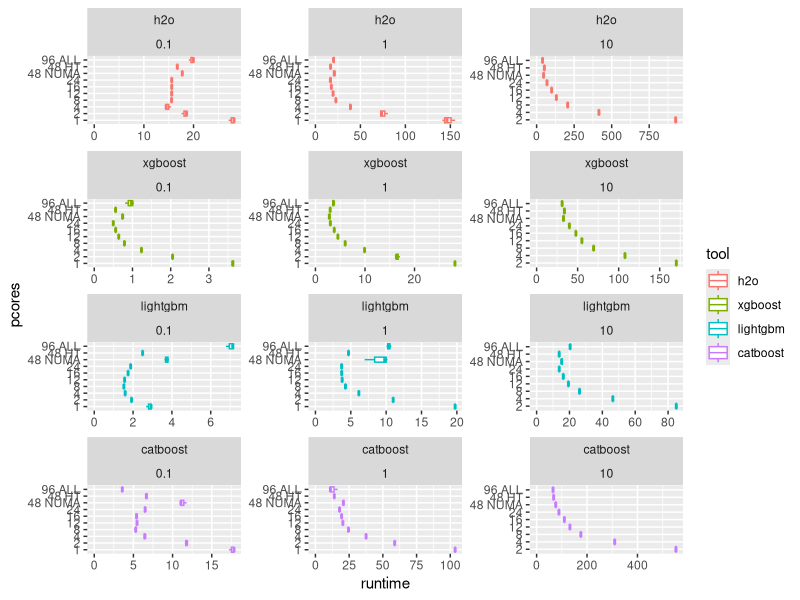
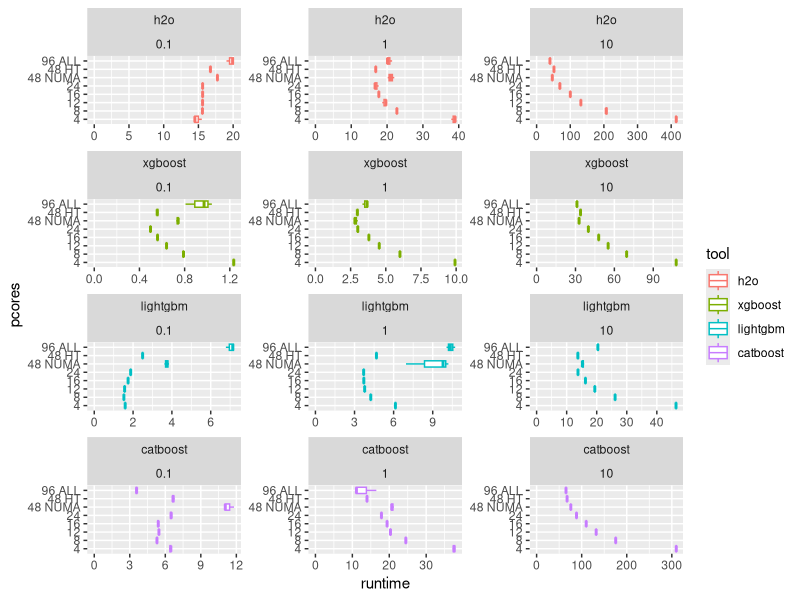
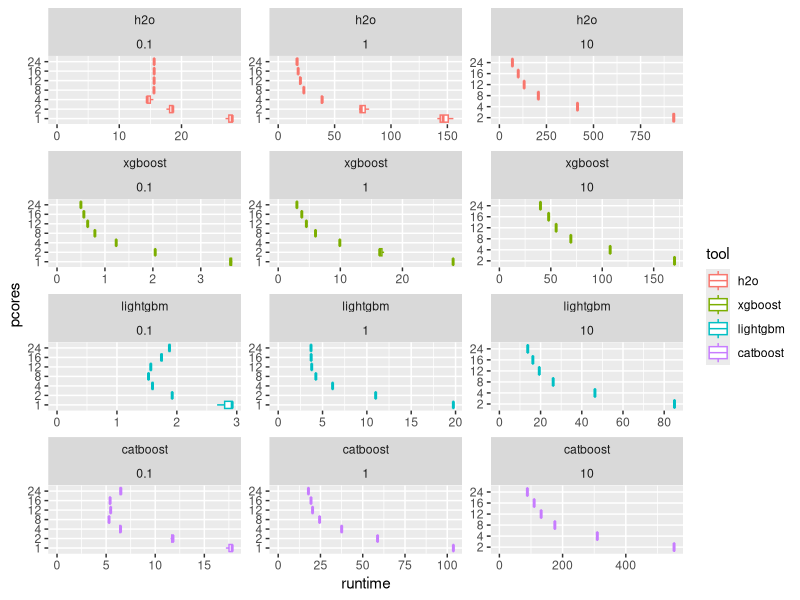
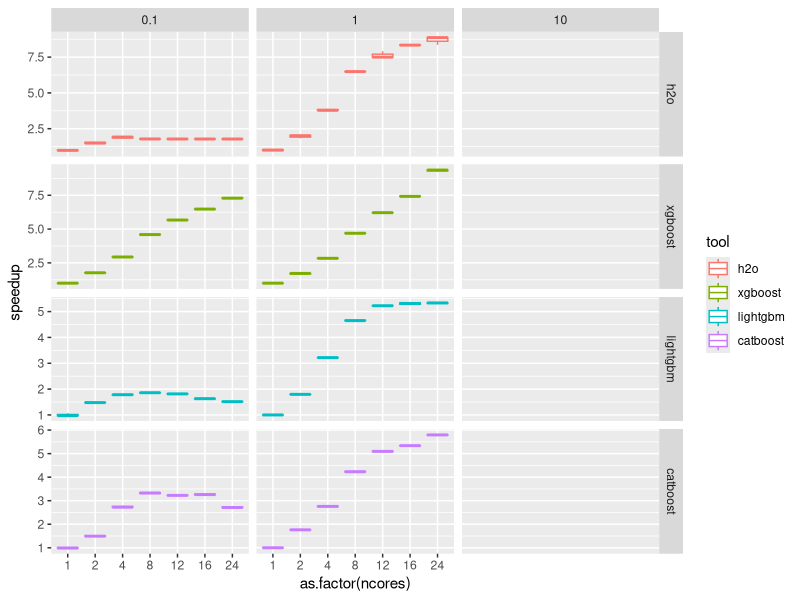
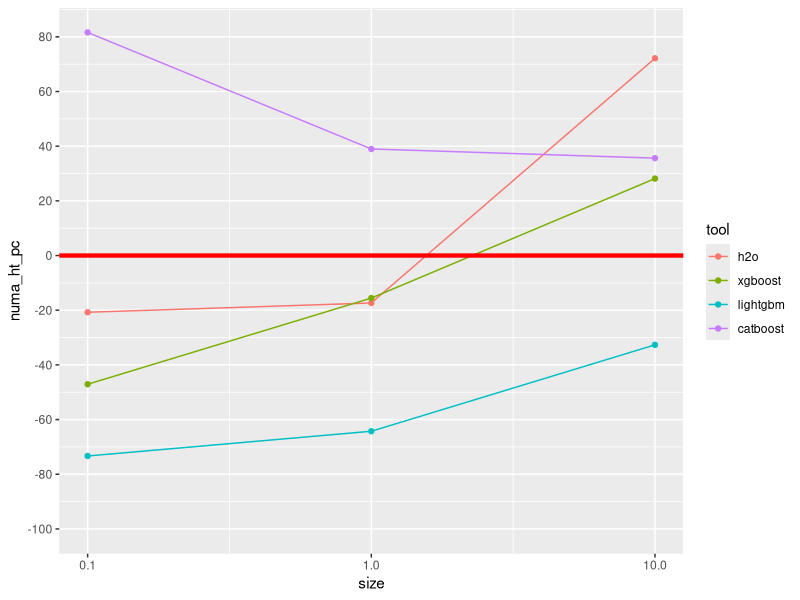
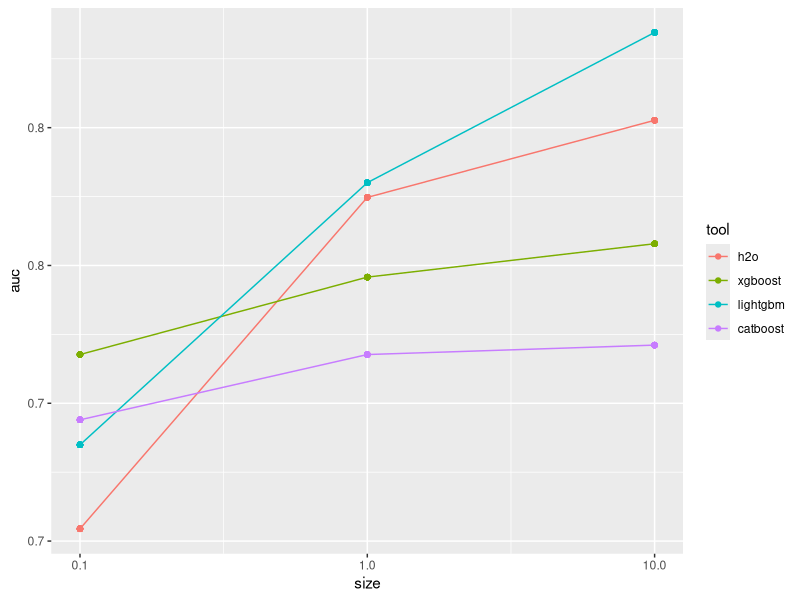
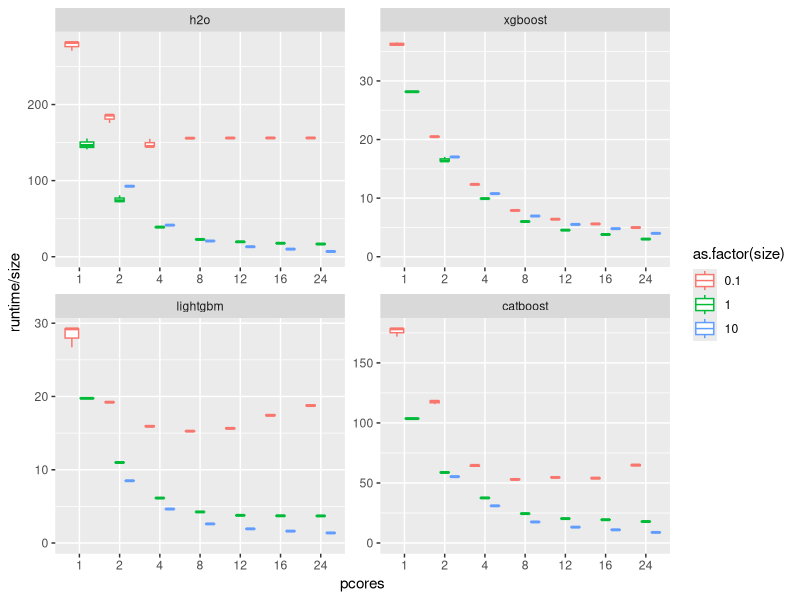
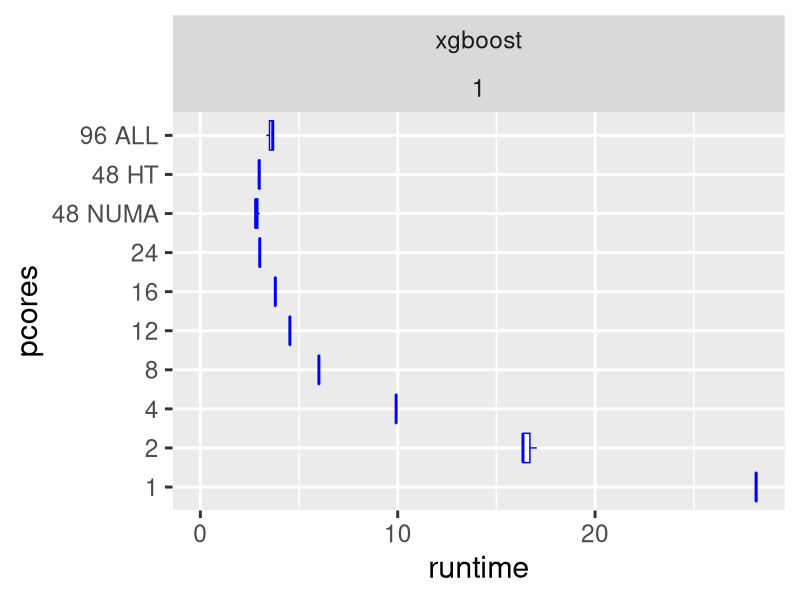

Write the R code that produced these figures, in order.
## ---- chunk 1

library(data.table)
library(ggplot2)

d <- fread("res.csv", sep=":")
names(d) <- c("size","tool","ncores","cores","tcores","runtime","auc")

d[, pcores:=sub(" $","",paste(ncores,tcores))]
#pcores_order <- unique(d$pcores)
pcores_order <- c("1","2","4","8","12","16","24","48 NUMA","48 HT","96 ALL")
d[, pcores:=factor(pcores, levels=pcores_order)]

d[, tool:=factor(tool, levels = c("h2o","xgboost","lightgbm","catboost"))]

## ---- chunk 2

ggplot(d) + geom_boxplot(aes(x = pcores, y = runtime, color = tool)) +
  coord_flip() + facet_wrap(~tool+size, scales = "free", ncol = 3) + ylim(c(0,NA))

ggplot(d[ncores>=4]) + geom_boxplot(aes(x = pcores, y = runtime, color = tool)) +
  coord_flip() + facet_wrap(~tool+size, scales = "free", ncol = 3) + ylim(c(0,NA))

## ---- chunk 3

dd <- d[ncores<=24 & !grepl(",",cores)]

ggplot(dd) + geom_boxplot(aes(x = pcores, y = runtime, color = tool)) +
  coord_flip() + facet_wrap(~tool+size, scales = "free", ncol = 3) + ylim(c(0,NA))

dd_1c <- dd[ncores==1,.(runtime_1c=mean(runtime)),by=.(tool,size)]
dd <- merge(dd, dd_1c,all.x = TRUE, allow.cartesian = TRUE)

dd[, speedup := (1/runtime)/(1/runtime_1c), by=.(tool,size)]
options(digits=2)
xtabs(speedup~size+tool, dd[ncores==2, .(speedup=mean(speedup)), by=.(tool, size)])
xtabs(speedup~size+tool, dd[ncores==8, .(speedup=mean(speedup)), by=.(tool, size)])
xtabs(speedup~size+tool, dd[ncores==24, .(speedup=mean(speedup)), by=.(tool, size)])

ggplot(dd) + geom_boxplot(aes(x = as.factor(ncores), y = speedup, color = tool)) +
  facet_grid(tool~size, scales = "free")


dd_24c <- d[cores=="0-23",.(runtime_24c=mean(runtime)),by=.(tool,size)]
dd_96c <- d[cores=="0-95",.(runtime_96c=mean(runtime)),by=.(tool,size)]
dd_numa_ht <- merge(dd_24c, dd_96c)
dd_numa_ht[,numa_ht_pc:=((1/runtime_96c)/(1/runtime_24c)-1)*100]
options(digits=1)
xtabs(numa_ht_pc~size+tool, dd_numa_ht)

## ---- chunk 4

ggplot(dd_numa_ht, aes(x = size, y = numa_ht_pc, color = tool, ymin=-100)) + geom_point() + geom_line() + scale_x_log10() + geom_hline(yintercept = 0, color = "red", size = 1.5) + scale_y_continuous(breaks = seq(-100,100,by=20))

ggplot(d, aes(x = size, y = auc, color = tool)) + geom_point() + geom_line() + scale_x_log10()

## ---- chunk 5

ggplot(dd) + geom_boxplot(aes(x = pcores, y = runtime/size, color = as.factor(size))) + facet_wrap(~tool, scales = "free", ncol=2) + ylim(c(0,NA))

ggplot(d[tool=="xgboost" & size==1]) + geom_boxplot(aes(x = pcores, y = runtime), color = "blue") +
  coord_flip() + facet_wrap(~tool+size, scales = "free") + ylim(c(0,NA)) +
  theme_grey(base_size = 22)

ggplot(d[tool=="lightgbm" & size==1]) + geom_boxplot(aes(x = pcores, y = runtime), color = "red") +
  coord_flip() + facet_wrap(~tool+size, scales = "free") + ylim(c(0,NA)) +
  theme_grey(base_size = 22)


